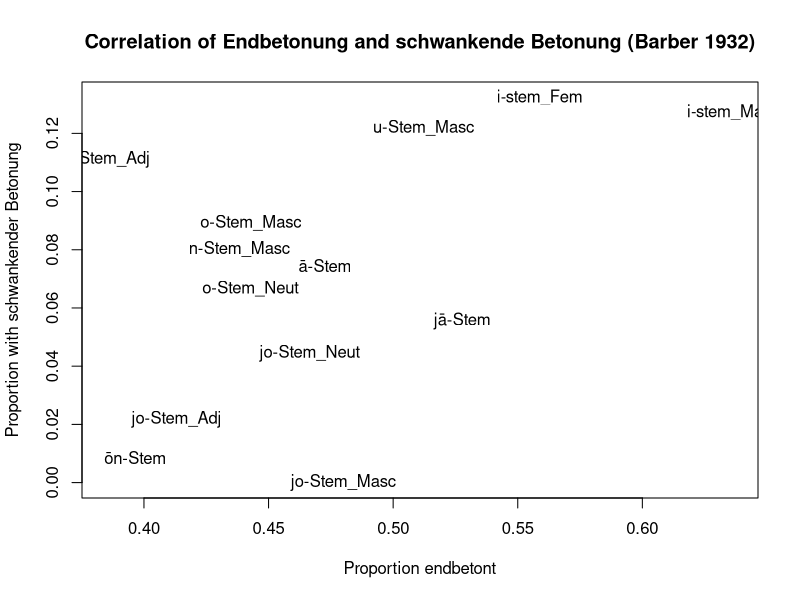

Generate this figure with R:



# Hypothesis Testing: Barber's data

  # Consonant and s-stems excluded, since they have special features

# i-stem masculines: above average proportions of Endbetonung and schwankende Betonung
i_stem_masc <- matrix(c(13, 35, 7, 696-13, 678-35, 114-7), nrow=2, byrow=T)
chisq.test(i_stem_masc) 
# X-squared = 12.543, df = 2, p-value = 0.001889
# fisher: p-value = 0.000932

# i-stem feminines:above average proportions of Endbetonung and schwankende Betonung
i_stem_fem <- matrix(c(21, 38, 9, 696-21, 678-38, 114-9), nrow=2, byrow=T)
chisq.test(i_stem_fem) 
#X-squared = 8.402, df = 2, p-value = 0.01498
# fisher: p-value = 0.01231

# u-stem masculines: above average proportions of Endbetonung and schwankende Betonung
u_stem_masc <- matrix(c(15, 21, 5, 696-15, 678-21, 114-5), nrow=2, byrow=T)
chisq.test(u_stem_masc) 
# X-squared = 2.3629, df = 2, p-value = 0.3068
# Fisher: p-value = 0.2635

# u_stem_neut: little data, above avg. Anfangsbetonung
u_stem_neut <-matrix(c(3, 1, 0, 696-3, 678-1, 114-0), nrow=2, byrow=T)
#chisq.test(u_stem_neut) 
fisher.test(u_stem_neut)
# Fisher: p-value = 0.7272

# u-stem feminines: also little data, but mostly Endbetont
u_stem_fem <-matrix(c(1, 6, 0, 696-1, 678-6, 114-0), nrow=2, byrow=T)
#chisq.test(u_stem_neut) 
fisher.test(u_stem_fem)
# Fisher: p-value = 0.143

# u-stem adjectives: little data, evenly distributed
u_stem_adj <-matrix(c(4, 3, 1, 696-4, 678-3, 114-1), nrow=2, byrow=T)
#chisq.test(u_stem_neut) 
fisher.test(u_stem_adj)
#Fisher: p-value = 0.6243

# ā-stem (feminines):quite evenly distributed, almost in line with the averages
aa_stem_fem <-matrix(c(91, 95, 15, 696-91, 678-95, 114-15), nrow=2, byrow=T)
chisq.test(aa_stem_fem) 
# X-squared = 0.27109, df = 2, p-value = 0.8732
fisher.test(aa_stem_fem)
# p-value = 0.8856

# o-stem masculines: also typical of the average distribution
o_stem_masc <-matrix(c(131, 124, 25, 696-131, 678-124, 114-25), nrow=2, byrow=T)
chisq.test(o_stem_masc) 
# X-squared = 0.8468, df = 2, p-value = 0.65482
fisher.test(o_stem_masc)
# p-value = 0.6318

# o-stem neuters: again pretty typical distribution
o_stem_neut <-matrix(c(103, 93, 14, 696-103, 678-93, 114-14), nrow=2, byrow=T)
chisq.test(o_stem_neut) 
# X-squared = 0.67365, df = 2, p-value = 0.714
fisher.test(o_stem_neut)
# p-value = 0.7538

#o_stem_adj: somewhat higher schwankende Betonuung
o_stem_adj <-matrix(c(68, 52, 15, 696-68, 678-52, 114-15), nrow=2, byrow=T)
chisq.test(o_stem_adj) 
# X-squared = 4.3346, df = 2, p-value = 0.1145
fisher.test(o_stem_adj)
# p-value = 0.1102

# jaa-stem (fem): fairly average
jaa_stem_fem <-matrix(c(30, 38, 4, 696-30, 678-38, 114-4), nrow=2, byrow=T)
chisq.test(jaa_stem_fem) 
# X-squared = 4.3346, df = 2, p-value = 0.1145
fisher.test(jaa_stem_fem)
#p-value = 0.4757

#jo-stem masculine: 
jo_stem_masc <-matrix(c(13, 12, 0, 696-13, 678-12, 114-0), nrow=2, byrow=T)
chisq.test(jo_stem_masc) 
# X-squared = 2.1296, df = 2, p-value = 0.3448, too small for x-squared
fisher.test(jo_stem_masc)
# p-value = 0.4452

# jo-stem neuter
jo_stem_neut <-matrix(c(22, 21, 2, 696-22, 678-21, 114-2), nrow=2, byrow=T)
chisq.test(jo_stem_neut) 
# X-squared = 0.68351, df = 2, p-value = 0.7105
fisher.test(jo_stem_neut)
# p-value = 0.8213

# jo-stem adjective
jo_stem_adj <-matrix(c(26, 19, 1, 696-26, 678-19, 114-1), nrow=2, byrow=T)
chisq.test(jo_stem_adj) 
#X-squared = 3.0189, df = 2, p-value = 0.221, too little data
fisher.test(jo_stem_adj)
# p-value = 0.2358

# n-stem masculines
n_stem_masc <-matrix(c(78, 71, 13, 696-78, 678-71, 114-13), nrow=2, byrow=T)
chisq.test(n_stem_masc) 
#X-squared = 3.0189, df = 2, p-value = 0.221, too little data
fisher.test(n_stem_masc)
# p-value = 0.2358

# n-stem neuters: too little data
n_stem_neut <-matrix(c(0, 3, 1, 696-0, 678-3, 114-1), nrow=2, byrow=T)
chisq.test(n_stem_neut) 
#X-squared = 4.2125, df = 2, p-value = 0.1217
fisher.test(n_stem_neut)
# p-value = 0.0605
  # perhaps marginally significant

# fem. on-stem: above average Anfangsbetonung
on_stem_fem <- matrix(c(69, 46, 1, 696-69, 678-46, 114-1), nrow=2, byrow=T)
chisq.test(on_stem_fem) 
#X-squared = 12.9, df = 2, p-value = 0.001581
fisher.test(on_stem_fem)
# p-value = 0.0005073

# in-stem fem:
in_stem_fem <- matrix(c(8, 0, 1, 696-8, 678-0, 114-1), nrow=2, byrow=T)
chisq.test(in_stem_fem) 
#X-squared = 7.6999, df = 2, p-value = 0.02128
fisher.test(in_stem_fem)
# p-value = 0.01031

# Summary: consonant- and s-stems significantly and almost exceptionlessly show Anfangsbetonung
  # i-stems show significantly higher proportions of Endbetonung and schwankende Betonung
  # neuter n-stems are rare, but perhaps marginally point to an overrepresentation of Endbetonung and Anfangsbetonung
  # secondary feminine suffixes on- and in- have significantly more Anfangsbetonung
  # All other categories are averagein their behavior

# Correlations without consonant stems, s-stems, u-stems (other than masc.), n-stem neuters, and in-stems
prop.endbetont_noCons_no_low_freq <- c(0.636363636, 0.558823529, 0.512195122, 0.472636816, 0.442857143, 0.442857143, 0.385185185, 0.527777778, 0.48, 0.466666667, 0.413043478,
                           0.438271605, 0.396551724)
prop.schwankend_noCons_no_low_freq <- c(0.127272727, 0.132352941, 0.12195122, 0.074626866, 0.089285714, 0.066666667, 0.111111111, 0.055555556, 0, 0.044444444, 0.02173913, 0.080246914, 
                                        0.00862069)
# moderately positive correlation between proportion of Endbetonung and proportion of schwankende Betonung
  # r= 0.4994582

endbetonung_schwankend_lm <- lm(prop.schwankend_noCons_no_low_freq ~ prop.endbetont_noCons_no_low_freq + I(prop.endbetont_noCons_no_low_freq^2))
  # proportion of Endbetonung is a weakly significant predictor of Endbetonung


barber_labels <-c("i-stem_Masc", "i-stem_Fem", "u-Stem_Masc", "ā-Stem","o-Stem_Masc", "o-Stem_Neut", "o-Stem_Adj", "jā-Stem", "jo-Stem_Masc", "jo-Stem_Neut", "jo-Stem_Adj", "n-Stem_Masc", "ōn-Stem")
plot(prop.endbetont_noCons_no_low_freq, prop.schwankend_noCons_no_low_freq, type = "n", main = "Correlation of Endbetonung and schwankende Betonung (Barber 1932)", xlab = "Proportion endbetont", ylab = "Proportion with schwankender Betonung")
text(prop.endbetont_noCons_no_low_freq, prop.schwankend_noCons_no_low_freq, barber_labels)
abline(endbetonung_schwankend_lm)



